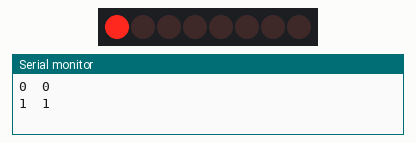
A sketch run on a simulated Arduino Uno, built with avr-gcc and run on an emulated ATmega328P. Shown: 8 shift-register outputs drawn as a row of LEDs (first output left, lit = HIGH), the last lines printed to the serial monitor. Wiring (inferred from the names in the program): shift register (74HC595): data pin 11; shift clock pin 12; latch pin 8. Wiring (inferred from the signals the program sends): row of LEDs: on Q0, Q1, Q2, Q3, Q4, Q5, Q6, Q7.

Above: at 0.3 s.
At 5.11 s:
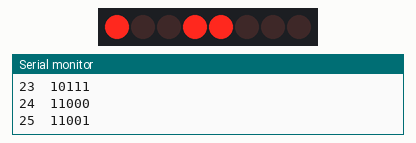
At 10.12 s:
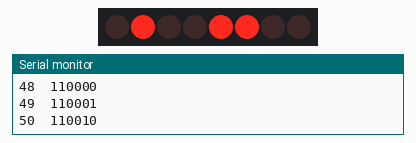
At 19.95 s:
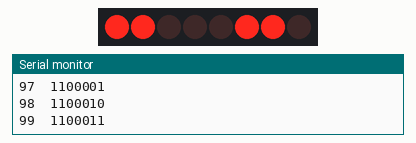
At 29.78 s:
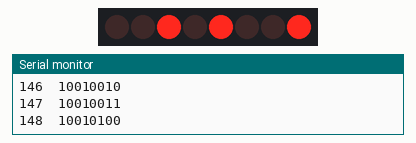
At 39.81 s:
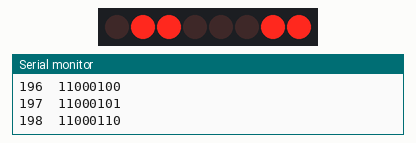
Timing chart, 0 to 40.0 s (numbered marks = the images above):
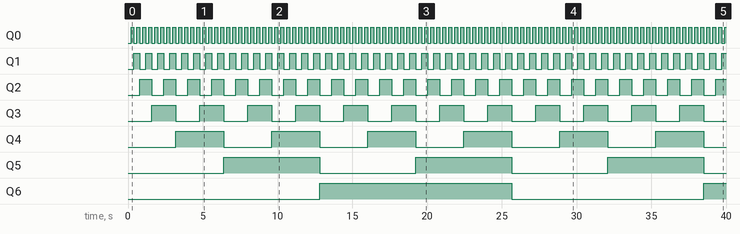

The sketch:

shiftOutPrintBin.ino
```cpp
//**************************************************************//
//  Name    : shiftOutCode, Hello World
//  Author  : Carlyn Maw,Tom Igoe, David A. Mellis
//  Date    : 25 Oct, 2006
//  Modified: 23 Mar 2010
//  Version : 2.0
//  Notes   : Code for using a 74HC595 Shift Register           //
//          : to count from 0 to 255
//****************************************************************

//Pin connected to ST_CP of 74HC595
int latchPin = 8;
//Pin connected to SH_CP of 74HC595
int clockPin = 12;
////Pin connected to DS of 74HC595
int dataPin = 11;


void setup() {

  Serial.begin(9600);

  //set pins to output so you can control the shift register
  pinMode(latchPin, OUTPUT);
  pinMode(clockPin, OUTPUT);
  pinMode(dataPin, OUTPUT);
}

void loop() {
  // count from 0 to 255 and display the number
  // on the LEDs
  for (int numberToDisplay = 0; numberToDisplay < 256; numberToDisplay++) {
    // take the latchPin low so
    // the LEDs don't change while you're sending in bits:
    digitalWrite(latchPin, LOW);
    // shift out the bits:
    shiftOut(dataPin, clockPin, MSBFIRST, numberToDisplay);

    //take the latch pin high so the LEDs will light up:
    digitalWrite(latchPin, HIGH);

    Serial.print(numberToDisplay);
    Serial.print("\t");
    Serial.println(numberToDisplay, BIN);

    // pause before next value:
    delay(200);
  }
}
```

Measured:
- by itself, Q0: alternates HIGH for 0.20 s and LOW for 0.20 s
- by itself, Q1: alternates HIGH for 0.40 s and LOW for 0.40 s
- by itself, Q2: alternates HIGH for 0.80 s and LOW for 0.80 s
- by itself, Q3: alternates HIGH for 1.6 s and LOW for 1.6 s
- by itself, Q4: alternates HIGH for 3.2 s and LOW for 3.2 s
- by itself, Q5: alternates HIGH for 6.4 s and LOW for 6.4 s
- by itself, Q6: LOW → HIGH at 12.8 s, → LOW 12.8 s later, → HIGH 12.8 s later
